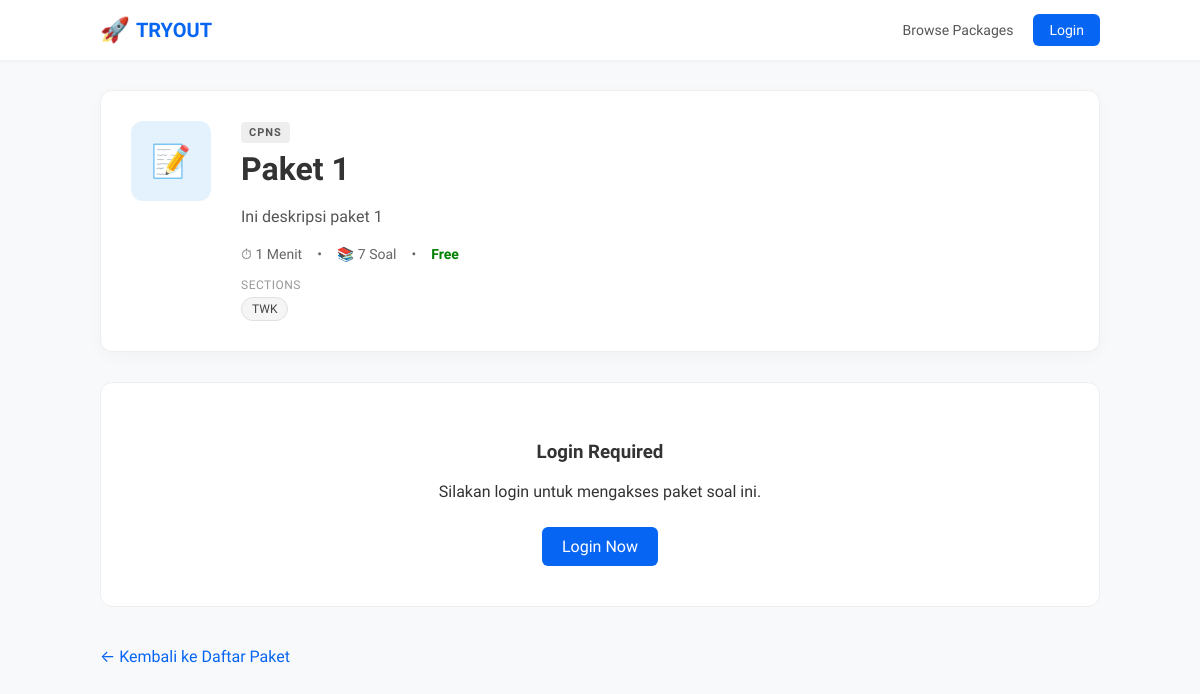
Before: /packages/paket-1/ with the older database file.
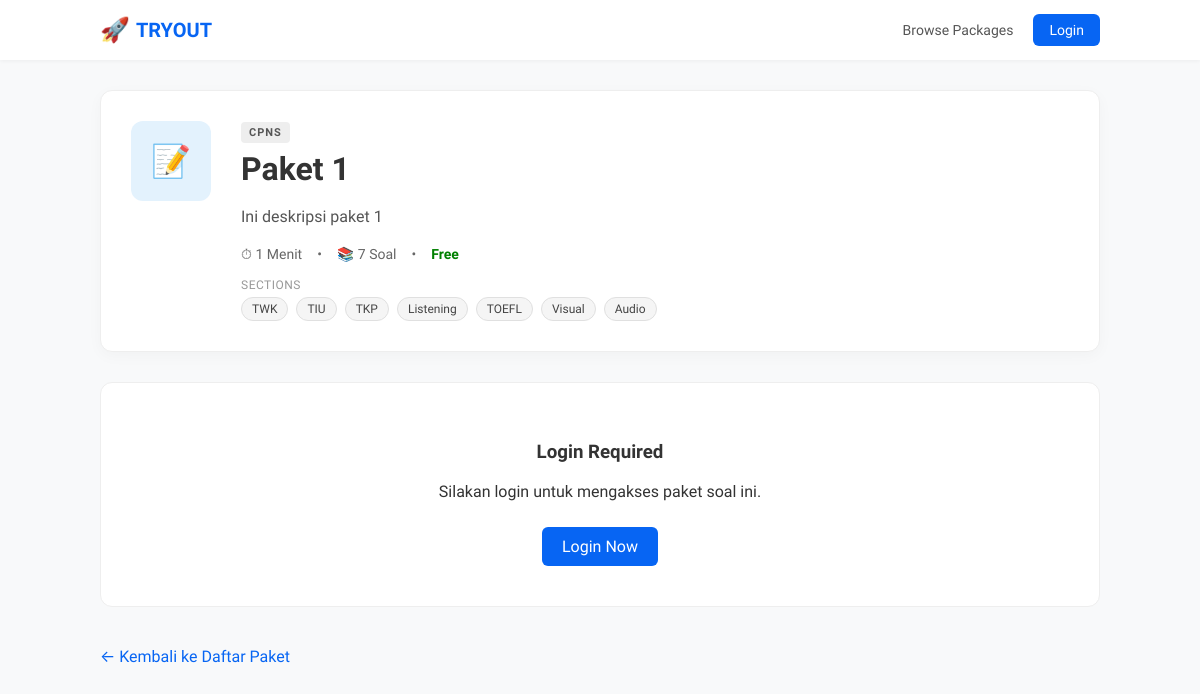
After: the same page with the newer database file.
### exam/models.py (models this page shows, shortened)
class Section(models.Model):
    package = models.ForeignKey(Package, on_delete=models.CASCADE, related_name="sections")
    title = models.CharField(max_length=120)
    order_index = models.PositiveIntegerField(default=0)
    class Meta:
        ordering = ["order_index", "id"]
        unique_together = [("package", "title")]

### exam/views.py (the view, shortened to what this page needs)
# urls.py: path("packages/<slug:slug>/", views.package_detail, name="package_detail"),
def package_detail(request, slug):
    package = get_object_or_404(Package.objects.select_related("category").prefetch_related("sections"), slug=slug, is_active=True)
    q_count = package.questions.filter(is_active=True).count()
    up = None
    max_score = None
    last_attempt_date = None
    return render(request, "exam/package_detail.html", {
        "package": package,
        "q_count": q_count,
        "up": up,
        "max_score": max_score,
        "last_attempt_date": last_attempt_date,
    })

### exam/templates/exam/package_detail.html (shortened to what this page needs)
{% extends "core/base.html" %}
{% block content %}
<div class="detail-header">
  <div class="package-icon">📝</div>
  <div style="flex:1;">
    <span
      style="background:#eee; padding:4px 8px; border-radius:4px; font-size:11px; font-weight:bold; letter-spacing:1px; color:#555;">
      {{ package.category.name|upper }}</span>
    <h1 style="margin:10px 0;">{{ package.title }}</h1>
    <p style="color:#555; max-width:600px; line-height:1.6;">{{ package.description }}</p>
    <div class="meta-tags">
      <span>⏱ {{ package.duration_minutes }} Menit</span>
      <span>•</span>
      <span>📚 {{ q_count }} Soal</span>
      <span>•</span>
      {% if package.is_paid %}
          <span style="color:#e65100; font-weight:bold;">$$ Premium</span>
          {% if up.is_purchased %}
            <span style="color:#2e7d32; font-weight:bold; margin-left:5px;">(✅ Purchased)</span>
          {% endif %}
      {% else %}
      <span style="color:green; font-weight:bold;">Free</span>
      {% endif %}
    </div>
    {% if package.sections.all %}
    <div style="margin-top:15px;">
        <div style="font-size:12px; color:#999; margin-bottom:5px; text-transform:uppercase; letter-spacing:0.5px;">Sections</div>
        <div style="display:flex; flex-wrap:wrap; gap:8px;">
            {% for s in package.sections.all %}
            <span style="background:#f5f5f5; color:#444; padding:4px 10px; border-radius:15px; font-size:12px; border:1px solid #e0e0e0;">
                {{ s.title }}
            </span>
            {% endfor %}
        </div>
    </div>
    {% endif %}
  </div>
</div>
{% if request.user.is_authenticated %}
{% if not package.is_paid or up.is_purchased %}
<h3 style="margin-bottom:20px;">Pilih Mode Pengerjaan</h3>
<div class="mode-grid">
  <a href="{% url 'start_attempt' package.slug %}?mode=TRYOUT" class="mode-card">
    <div class="mode-title" style="color:#d32f2f;">⏱️ Tryout Mode</div>
    <div class="mode-desc">
      Mengerjakan soal dengan batasan waktu layaknya ujian asli. Skor dan analisis akan keluar setelah selesai.
    </div>
  </a>
  <a href="{% url 'start_attempt' package.slug %}?mode=LEARN" class="mode-card">
    <div class="mode-title" style="color:#2e7d32;">🎓 Learn Mode</div>
    <div class="mode-desc">
      Belajar santai tanpa timer ketat. Bisa melihat pembahasan langsung di setiap soal.
    </div>
  </a>
</div>
{% else %}
<div class="alert alert-warning">
  🔒 Paket ini terkunci. Silakan beli paket ini untuk mengakses soal.
</div>
{% endif %}
{% else %}
<div style="text-align:center; padding:40px; background:white; border-radius:12px; border:1px solid #eee;">
  <h3>Login Required</h3>
  <p>Silakan login untuk mengakses paket soal ini.</p>
  <a href="{% url 'login' %}"
    style="display:inline-block; margin-top:10px; padding:10px 20px; background:#0765f3; color:white; border-radius:6px; text-decoration:none;">Login
    Now</a>
</div>
{% endif %}
<br>
<a href="{% url 'package_list' %}" style="display:inline-block; margin-top:20px;">&larr; Kembali ke Daftar Paket</a>
{% endblock %}

Changed rows visible on the page:
added Section: title "TIU"
added Section: title "TKP"
added Section: title "Listening"
added Section: title "TOEFL"
added Section: title "Visual"
added Section: title "Audio"
